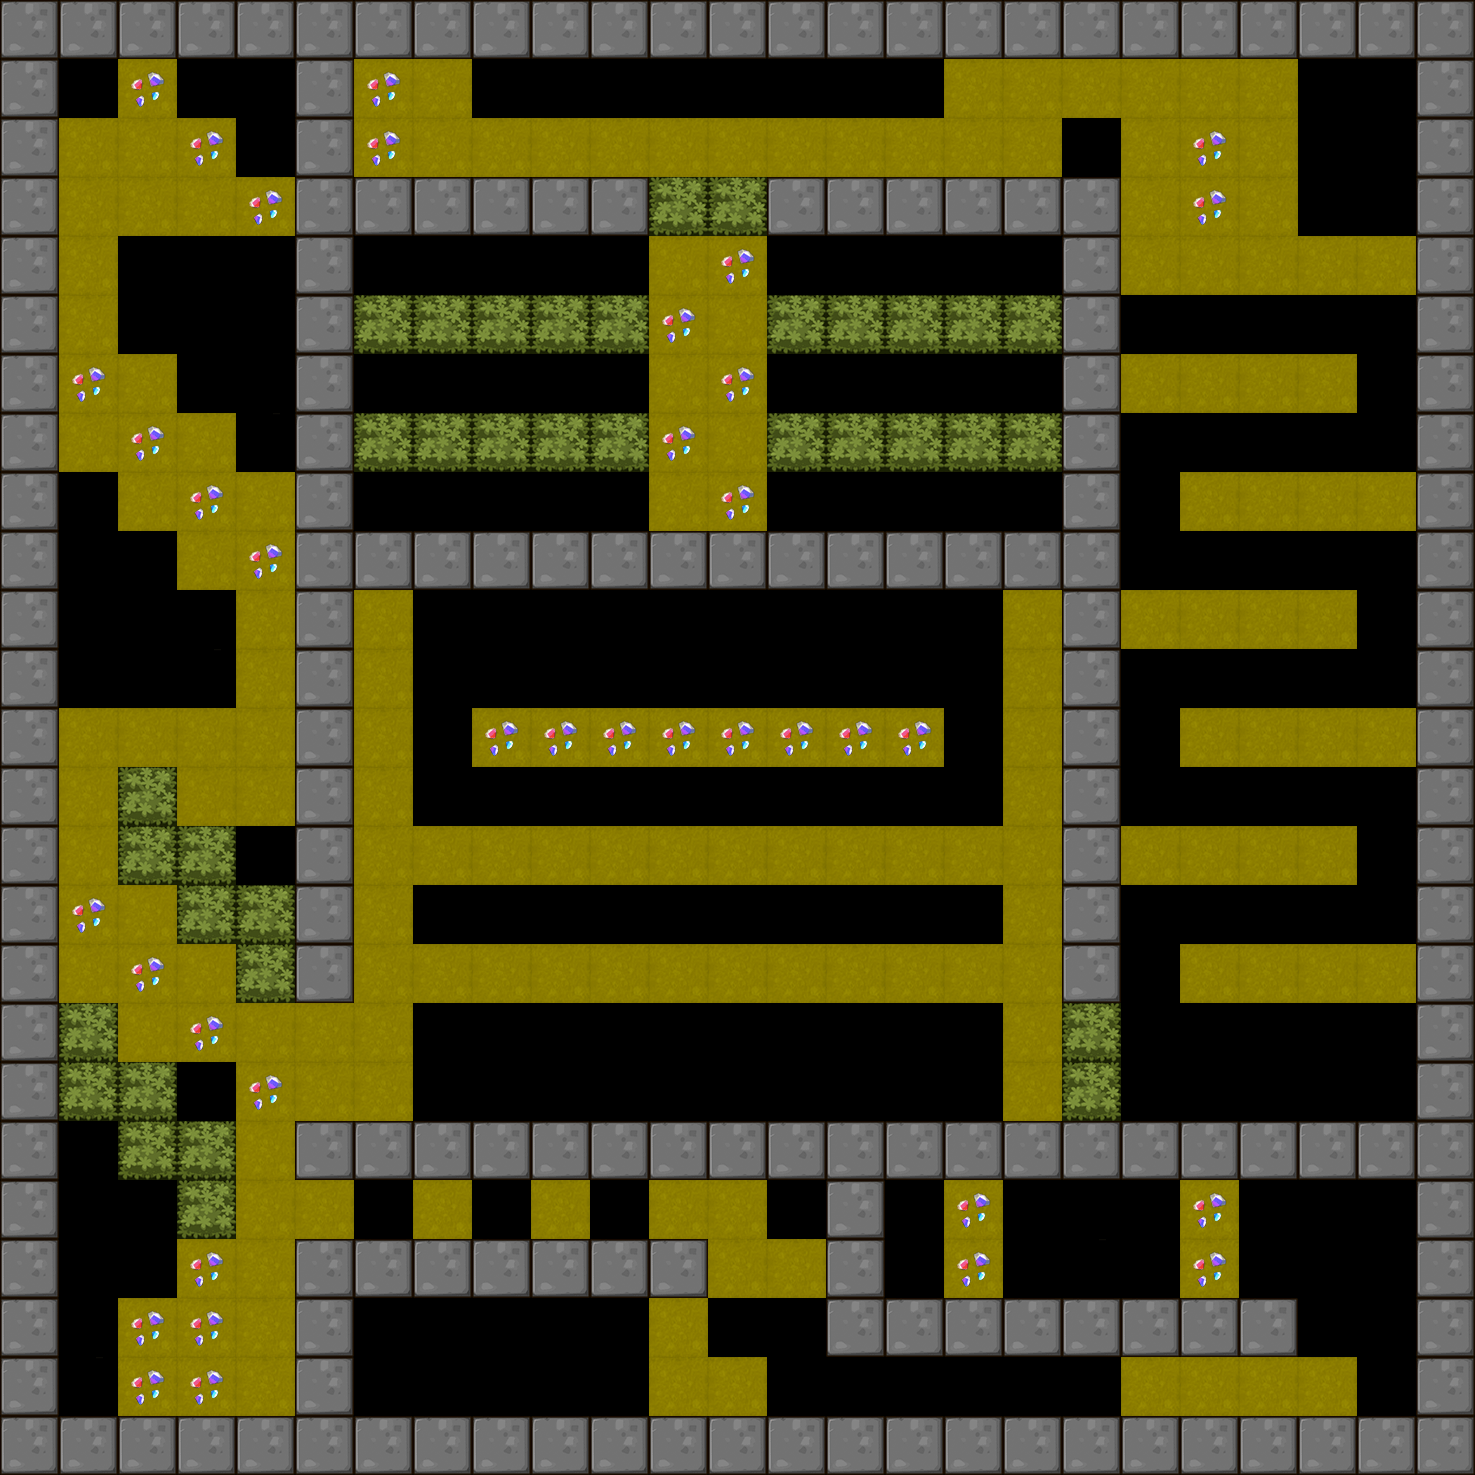

A 2D game scene composited from a Tiled map and its tileset images. What follows is a short description and the map's XML, with each tile layer's data collapsed to a summary:
An orthogonal 25x25 tile map with 59x59 px tiles, 1 tile layer (BackGround) and 23 objects (12x Shipper, 8x Hammer, 2x Tracker, Player).

<map version="1.0" orientation="orthogonal" renderorder="right-down" width="25" height="25" tilewidth="59" tileheight="59">
 <tileset firstgid="1" name="itemmap" tilewidth="59" tileheight="59">
  <image source="tileset2.png" trans="ff00ff" width="354" height="354" />
 </tileset>
 <layer name="BackGround" width="25" height="25">
  <data>[625 cells, 487 non-empty, 13 distinct tile ids]</data>
 </layer>
 <objectgroup name="RobotCharacter">
  <object name="Player" x="73.75" y="73.75" width="40" height="40" />
 </objectgroup>
 <objectgroup name="EnemyCharacter">
  <object name="Shipper" type="Shipper" x="715.097" y="772.786" width="40" height="40" />
  <object name="Shipper" type="Shipper" x="531.375" y="63.4839" width="40" height="40" />
  <object name="Hammer" type="Hammer" x="542.766" y="1014.2" width="40" height="40" />
  <object name="Shipper" type="Shipper" x="953.689" y="1363.09" width="40" height="40" />
  <object name="Tracker" type="Tracker" x="1363.28" y="1310.9" width="40" height="40" />
  <object name="Shipper" type="Shipper" x="950.347" y="597.653" width="40" height="40" />
  <object name="Hammer" type="Hammer" x="429.996" y="246.456" width="40" height="40" />
  <object name="Hammer" type="Hammer" x="773.347" y="1067.22" width="40" height="40" />
  <object name="Tracker" type="Tracker" x="484.108" y="1313.08" width="40" height="40" />
  <object name="Shipper" type="Shipper" x="950.874" y="775.37" width="40" height="40" />
  <object name="Shipper" type="Shipper" x="715.624" y="597.999" width="40" height="40" />
  <object name="Shipper" type="Shipper" x="418.76" y="659.612" width="40" height="40" />
  <object name="Hammer" type="Hammer" x="954.608" y="239.522" width="40" height="40" />
  <object name="Hammer" type="Hammer" x="950.874" y="357.147" width="40" height="40" />
  <object name="Hammer" type="Hammer" x="424.361" y="364.615" width="40" height="40" />
  <object name="Hammer" type="Hammer" x="424.361" y="482.24" width="40" height="40" />
  <object name="Hammer" type="Hammer" x="954.608" y="482.24" width="40" height="40" />
  <object name="Shipper" type="Shipper" x="1316.82" y="303.002" width="40" height="40" />
  <object name="Shipper" type="Shipper" x="1359.76" y="543.854" width="40" height="40" />
  <object name="Shipper" type="Shipper" x="1130.11" y="657.745" width="40" height="40" />
  <object name="Shipper" type="Shipper" x="1367.23" y="775.37" width="40" height="40" />
  <object name="Shipper" type="Shipper" x="1131.98" y="894.862" width="40" height="40" />
 </objectgroup>
</map>
